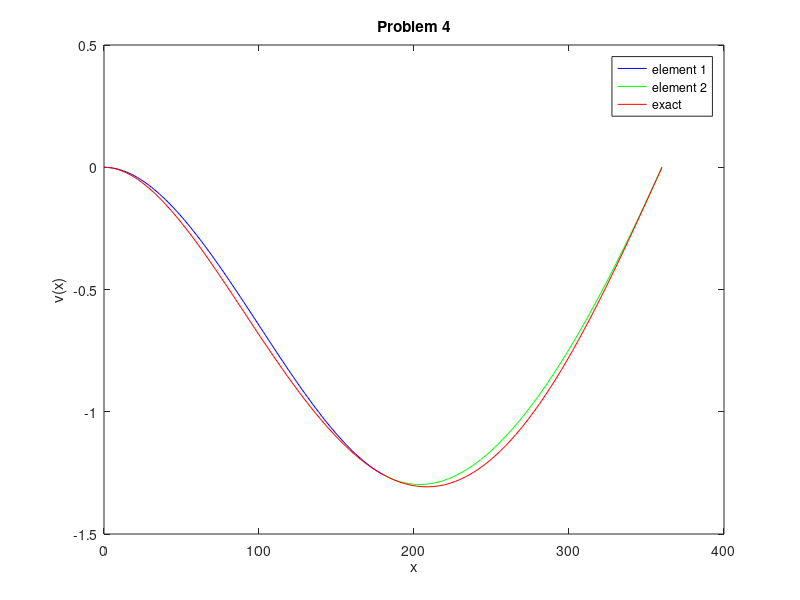

Write MATLAB code to recreate this figure.
function hw4_s21
clear; clc; close all; format compact; format short e
%
Problem=input('Enter desired problem (1-3): ');
%
% ----------------------------------------------------------------
%
if Problem==1
    disp('Problem 1 - 4.7')
    E=30e6;
    I=200;
    L=240; % length in inches
    K=k_global(E,I,L)
    % Nodal displacements and rotations:
    F=[-500;0;0]
    Kp=K([1,2,4],[1,2,4])
    d=Kp\F;
    v1=d(1)
    phi1=d(2)
    phi2=d(3)
    % Reactions
    Reactions=K*[v1;phi1;0;phi2;0;0]
    % Element loads
    k=k_element(E,I,L);
    f1=k*[v1;phi1;0;phi2]
    f2=k*[0;phi2;0;0]
    %
    % ----------------------------------------------------------------
    %
elseif Problem==2
    disp('Problem 2')
    E=29e6;
    I=200;
    L=15*12; % length in inches
    K=k_global(E,I,L)
    % Nodal displacements and rotations:
    w=1000/12;  % lb/in
    F=[-w*L;0;w*L^2/12]
    Kp=K([3,4,6],[3,4,6])
    d=Kp\F;
    v2=d(1)
    phi2=d(2)
    phi3=d(3)
    % Reactions
    Reactions=K*[0;0;v2;phi2;0;phi3]-[-w*L/2;-w*L^2/12;-w*L;0;-w*L/2;w*L^2/12]
    % Element loads
    k=k_element(E,I,L);
    f1=k*[0;0;v2;phi2]-[-w*L/2;-w*L^2/12;-w*L/2;w*L^2/12]
    f2=k*[v2;phi2;0;phi3]-[-w*L/2;-w*L^2/12;-w*L/2;w*L^2/12]
    %
    % ----------------------------------------------------------------
    %
elseif Problem==3
    disp('Problem 3')
    E=29e6;
    I=150;
    L=120; % length in inches
    K=k_global(E,I,L)
    % Nodal displacements and rotations:
    w=2000/12; % lb/in
    % work equivalent nodal loads
    F1y=-3*w*L/20;
    M1=-w*L^2/30;
    F2y=-w*L;
    M2=-w*L^2/15;
    F3y=-17*w*L/20;
    M3=2*w*L^2/15;
    F=[M2;F3y;M3]
    Kp=K([4:6],[4:6])
    d=Kp\F;
    phi2=d(1)
    v3=d(2)
    phi3=d(3)
    % Reactions
    Reactions=K*[0;0;0;phi2;v3;phi3]-[F1y; M1; F2y; M2; F3y; M3]
    % Element loads
    k=k_element(E,I,L);
    f1=k*[0;0;0;phi2]-[-3*w*L/20;-w*L^2/30;-7*w*L/20;w*L^2/20]
    f2=k*[0;phi2;v3;phi3]-[-13*w*L/20;-7*w*L^2/60;-17*w*L/20;2*w*L^2/15]
    %
    % ----------------------------------------------------------------
    %
else
    disp('Problem 4, part b')
    %
    E=29e6;
    I=200;
    L=15*12;  % length in inches
    % FEA solution
    % element 1
    x=linspace(0,L,101);
    d=[0;0;-1.2569;-3.4914e-03];
    for i=1:101
        xp(i)=x(i);
        N=interp(x(i),L);
        v(i)=N*d;
    end
    plot(xp,v,'b')
    hold on
    % element 2
    d=[-1.2569;-3.4914e-03; 0; .013966];
    for i=1:101
        xp(i)=x(i)+L;
        N=interp(x(i),L);
        v(i)=N*d;
    end
    plot(xp,v,'g')
    % exact
    l=30*12; % length in inches
    w0=1000/12;
    xe=linspace(0,l,101);
    ve=-((w0*l^4)/(E*I))*((1/16)*(xe/l).^2-(5/48)*(xe/l).^3+(1/24)*(xe/l).^4);
    plot(xe,ve,'r')
    legend('element 1','element 2','exact')
    xlabel('x')
    ylabel('v(x)')
    title('Problem 4')
end
%
%-----------------------------------------------------------------
%
function K=k_global(E,I,L)
%
k1=zeros(6,6);
k2=zeros(6,6);
k1(1:4,1:4)=k_element(E,I,L);
k2(3:6,3:6)=k_element(E,I,L);
K=k1+k2;
%
%-----------------------------------------------------------------
%
function k=k_element(E,I,L)
%
k=(E*I/L^3)*[12,6*L,-12,6*L;
    6*L,4*L^2,-6*L,2*L^2;
    -12,-6*L,12,-6*L;
    6*L,2*L^2,-6*L,4*L^2]
%
%-----------------------------------------------------------------
%
function N=interp(x,L)
%
N1=(2*x.^3-3*x.^2*L+L^3)/L^3;
N2=(x.^3*L-2*x.^2*L^2+x*L^3)/L^3;
N3=(-2*x.^3+3*x.^2*L)/L^3;
N4=(x.^3*L-x.^2*L^2)/L^3;
N=[N1, N2, N3, N4];
